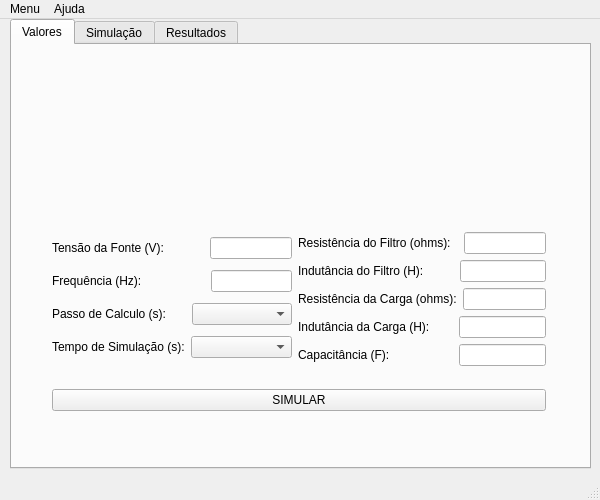
<?xml version="1.0" encoding="UTF-8"?>
<ui version="4.0">
 <class>MainWindow</class>
 <widget class="QMainWindow" name="MainWindow">
  <property name="geometry">
   <rect>
    <x>0</x>
    <y>0</y>
    <width>600</width>
    <height>500</height>
   </rect>
  </property>
  <property name="windowTitle">
   <string>MainWindow</string>
  </property>
  <widget class="QWidget" name="centralwidget">
   <widget class="QTabWidget" name="tabWidget">
    <property name="geometry">
     <rect>
      <x>10</x>
      <y>0</y>
      <width>581</width>
      <height>450</height>
     </rect>
    </property>
    <property name="styleSheet">
     <string notr="true"/>
    </property>
    <property name="currentIndex">
     <number>0</number>
    </property>
    <widget class="QWidget" name="tab">
     <attribute name="title">
      <string>Valores</string>
     </attribute>
     <widget class="QLabel" name="labelPic">
      <property name="geometry">
       <rect>
        <x>120</x>
        <y>-20</y>
        <width>350</width>
        <height>200</height>
       </rect>
      </property>
      <property name="styleSheet">
       <string notr="true">image: url(:/imagem/RLC.png);</string>
      </property>
      <property name="text">
       <string/>
      </property>
      <property name="scaledContents">
       <bool>true</bool>
      </property>
     </widget>
     <widget class="QWidget" name="layoutWidget">
      <property name="geometry">
       <rect>
        <x>40</x>
        <y>170</y>
        <width>494</width>
        <height>214</height>
       </rect>
      </property>
      <layout class="QVBoxLayout" name="verticalLayout_5">
       <item>
        <layout class="QHBoxLayout" name="horizontalLayout_11">
         <item>
          <layout class="QVBoxLayout" name="verticalLayout_3">
           <item>
            <layout class="QHBoxLayout" name="horizontalLayout_12">
             <item>
              <widget class="QLabel" name="label_10">
               <property name="text">
                <string>Tensão da Fonte (V):            </string>
               </property>
              </widget>
             </item>
             <item>
              <widget class="QLineEdit" name="impTensao"/>
             </item>
            </layout>
           </item>
           <item>
            <layout class="QHBoxLayout" name="horizontalLayout_13">
             <item>
              <widget class="QLabel" name="label_11">
               <property name="text">
                <string>Frequência (Hz):                   </string>
               </property>
              </widget>
             </item>
             <item>
              <widget class="QLineEdit" name="impFreq"/>
             </item>
            </layout>
           </item>
           <item>
            <layout class="QHBoxLayout" name="horizontalLayout_14">
             <item>
              <widget class="QLabel" name="label_12">
               <property name="text">
                <string>Passo de Calculo (s):      </string>
               </property>
              </widget>
             </item>
             <item>
              <widget class="QComboBox" name="passoAtual">
               <item>
                <property name="text">
                 <string/>
                </property>
               </item>
               <item>
                <property name="text">
                 <string>1.0e-3</string>
                </property>
               </item>
               <item>
                <property name="text">
                 <string>5.0e-4</string>
                </property>
               </item>
              </widget>
             </item>
            </layout>
           </item>
           <item>
            <layout class="QHBoxLayout" name="horizontalLayout_15">
             <item>
              <widget class="QLabel" name="label_13">
               <property name="text">
                <string>Tempo de Simulação (s):</string>
               </property>
              </widget>
             </item>
             <item>
              <widget class="QComboBox" name="tempoAtual">
               <item>
                <property name="text">
                 <string/>
                </property>
               </item>
               <item>
                <property name="text">
                 <string>0.05</string>
                </property>
               </item>
               <item>
                <property name="text">
                 <string>0.1</string>
                </property>
               </item>
               <item>
                <property name="text">
                 <string>0.5</string>
                </property>
               </item>
               <item>
                <property name="text">
                 <string>1</string>
                </property>
               </item>
              </widget>
             </item>
            </layout>
           </item>
          </layout>
         </item>
         <item>
          <layout class="QVBoxLayout" name="verticalLayout_4">
           <item>
            <layout class="QHBoxLayout" name="horizontalLayout_16">
             <item>
              <widget class="QLabel" name="label_14">
               <property name="text">
                <string>Resistência do Filtro (ohms):  </string>
               </property>
              </widget>
             </item>
             <item>
              <widget class="QLineEdit" name="impResA"/>
             </item>
            </layout>
           </item>
           <item>
            <layout class="QHBoxLayout" name="horizontalLayout_17">
             <item>
              <widget class="QLabel" name="label_15">
               <property name="text">
                <string>Indutância do Filtro (H):         </string>
               </property>
              </widget>
             </item>
             <item>
              <widget class="QLineEdit" name="impIndA"/>
             </item>
            </layout>
           </item>
           <item>
            <layout class="QHBoxLayout" name="horizontalLayout_18">
             <item>
              <widget class="QLabel" name="label_16">
               <property name="text">
                <string>Resistência da Carga (ohms):</string>
               </property>
              </widget>
             </item>
             <item>
              <widget class="QLineEdit" name="impResB"/>
             </item>
            </layout>
           </item>
           <item>
            <layout class="QHBoxLayout" name="horizontalLayout_19">
             <item>
              <widget class="QLabel" name="label_17">
               <property name="text">
                <string>Indutância da Carga (H):       </string>
               </property>
              </widget>
             </item>
             <item>
              <widget class="QLineEdit" name="impIndB"/>
             </item>
            </layout>
           </item>
           <item>
            <layout class="QHBoxLayout" name="horizontalLayout_20">
             <item>
              <widget class="QLabel" name="label_18">
               <property name="text">
                <string>Capacitância (F):                   </string>
               </property>
              </widget>
             </item>
             <item>
              <widget class="QLineEdit" name="impCap"/>
             </item>
            </layout>
           </item>
          </layout>
         </item>
        </layout>
       </item>
       <item>
        <widget class="QPushButton" name="btnSimular">
         <property name="text">
          <string>SIMULAR</string>
         </property>
        </widget>
       </item>
      </layout>
     </widget>
    </widget>
    <widget class="QWidget" name="tab_2">
     <attribute name="title">
      <string>Simulação</string>
     </attribute>
     <widget class="QTabWidget" name="tab_8">
      <property name="geometry">
       <rect>
        <x>0</x>
        <y>0</y>
        <width>571</width>
        <height>421</height>
       </rect>
      </property>
      <property name="currentIndex">
       <number>0</number>
      </property>
      <widget class="QWidget" name="tab_4">
       <attribute name="title">
        <string>Fonte</string>
       </attribute>
       <widget class="QCustomPlot" name="customPlotA" native="true">
        <property name="geometry">
         <rect>
          <x>10</x>
          <y>10</y>
          <width>551</width>
          <height>381</height>
         </rect>
        </property>
       </widget>
      </widget>
      <widget class="QWidget" name="tab_6">
       <attribute name="title">
        <string>Filtro Indutivo</string>
       </attribute>
       <widget class="QCustomPlot" name="customPlotB" native="true">
        <property name="geometry">
         <rect>
          <x>10</x>
          <y>10</y>
          <width>551</width>
          <height>381</height>
         </rect>
        </property>
       </widget>
      </widget>
      <widget class="QWidget" name="tab_5">
       <attribute name="title">
        <string>Filtro Capacitivo</string>
       </attribute>
       <widget class="QCustomPlot" name="customPlotC" native="true">
        <property name="geometry">
         <rect>
          <x>10</x>
          <y>10</y>
          <width>551</width>
          <height>381</height>
         </rect>
        </property>
       </widget>
      </widget>
      <widget class="QWidget" name="tab_7">
       <attribute name="title">
        <string>Carga Elétrica</string>
       </attribute>
       <widget class="QCustomPlot" name="customPlotD" native="true">
        <property name="geometry">
         <rect>
          <x>10</x>
          <y>10</y>
          <width>551</width>
          <height>381</height>
         </rect>
        </property>
       </widget>
      </widget>
     </widget>
    </widget>
    <widget class="QWidget" name="tab_3">
     <attribute name="title">
      <string>Resultados</string>
     </attribute>
     <widget class="QTableWidget" name="tabela">
      <property name="geometry">
       <rect>
        <x>110</x>
        <y>10</y>
        <width>360</width>
        <height>350</height>
       </rect>
      </property>
      <column>
       <property name="text">
        <string>Vetor</string>
       </property>
       <property name="textAlignment">
        <set>AlignCenter</set>
       </property>
      </column>
      <column>
       <property name="text">
        <string>Módulo</string>
       </property>
       <property name="font">
        <font>
         <family>MS Shell Dlg 2</family>
         <pointsize>8</pointsize>
         <weight>50</weight>
         <italic>false</italic>
         <bold>false</bold>
         <underline>false</underline>
         <strikeout>false</strikeout>
         <kerning>true</kerning>
        </font>
       </property>
       <property name="textAlignment">
        <set>AlignCenter</set>
       </property>
      </column>
      <column>
       <property name="text">
        <string>Ângulo de Fase</string>
       </property>
       <property name="textAlignment">
        <set>AlignCenter</set>
       </property>
      </column>
     </widget>
     <widget class="QSplitter" name="splitter">
      <property name="geometry">
       <rect>
        <x>0</x>
        <y>370</y>
        <width>571</width>
        <height>41</height>
       </rect>
      </property>
      <property name="orientation">
       <enum>Qt::Horizontal</enum>
      </property>
      <widget class="QPushButton" name="btnOrdenarModulo">
       <property name="text">
        <string>Ordenar Por Módulo</string>
       </property>
      </widget>
      <widget class="QPushButton" name="btnOrdenarAngulo">
       <property name="text">
        <string>Ordenar Por Ângulo de Fase</string>
       </property>
      </widget>
      <widget class="QPushButton" name="btnLimparTabela">
       <property name="text">
        <string>Limpar Tabela</string>
       </property>
      </widget>
     </widget>
    </widget>
   </widget>
  </widget>
  <widget class="QMenuBar" name="menubar">
   <property name="geometry">
    <rect>
     <x>0</x>
     <y>0</y>
     <width>600</width>
     <height>21</height>
    </rect>
   </property>
   <widget class="QMenu" name="Menu">
    <property name="title">
     <string>Menu</string>
    </property>
    <addaction name="actionAbrir"/>
    <addaction name="actionSalvar"/>
    <addaction name="separator"/>
    <addaction name="actionSair"/>
   </widget>
   <widget class="QMenu" name="Ajuda">
    <property name="title">
     <string>Ajuda</string>
    </property>
    <addaction name="actionConsultar_manual"/>
   </widget>
   <addaction name="Menu"/>
   <addaction name="Ajuda"/>
  </widget>
  <widget class="QStatusBar" name="statusbar"/>
  <action name="actionAbrir">
   <property name="icon">
    <iconset resource="imagem.qrc">
     <normaloff>:/imagem/icon_abrir.png</normaloff>:/imagem/icon_abrir.png</iconset>
   </property>
   <property name="text">
    <string>Abrir</string>
   </property>
  </action>
  <action name="actionSalvar">
   <property name="icon">
    <iconset resource="imagem.qrc">
     <normaloff>:/imagem/icon_salvar.png</normaloff>:/imagem/icon_salvar.png</iconset>
   </property>
   <property name="text">
    <string>Salvar</string>
   </property>
  </action>
  <action name="actionSair">
   <property name="icon">
    <iconset resource="imagem.qrc">
     <normaloff>:/imagem/icon_sair.png</normaloff>:/imagem/icon_sair.png</iconset>
   </property>
   <property name="text">
    <string>Sair</string>
   </property>
  </action>
  <action name="actionConsultar_manual">
   <property name="icon">
    <iconset resource="imagem.qrc">
     <normaloff>:/imagem/icon_ajuda.png</normaloff>:/imagem/icon_ajuda.png</iconset>
   </property>
   <property name="text">
    <string>Consultar manual</string>
   </property>
  </action>
 </widget>
 <customwidgets>
  <customwidget>
   <class>QCustomPlot</class>
   <extends>QWidget</extends>
   <header>qcustomplot.h</header>
   <container>1</container>
  </customwidget>
 </customwidgets>
 <resources>
  <include location="imagem.qrc"/>
 </resources>
 <connections/>
</ui>
